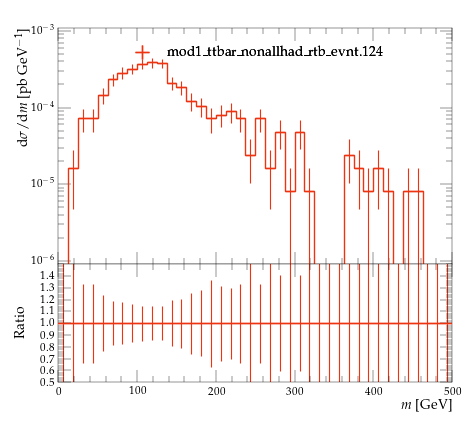

Generate this figure with Python:
#! /usr/bin/env python

# This Python script was auto-generated using YODA v2.0.2.
# Analysis object: /MC_TTBAR/onelep_jetb_1_l_mass
# Timestamp: 07-08-2026 (10:19:45)

import matplotlib as mpl
import matplotlib.pyplot as plt
mpl.use('Agg') # comment out for interactive use
import os
import numpy as np

plotDir = os.path.split(os.path.realpath(__file__))[0]
if 'YODA_USER_PLOT_PATH' in globals():
    plot_outdir = globals()['YODA_USER_PLOT_PATH']
else:
    plot_outdir = plotDir

#plot style
plt.style.use(os.path.join(plotDir, '../default.mplstyle'))
# plot metadata
figW, figH = plt.rcParams['figure.figsize']
ax_xLabel = r'$m$ [GeV]'
ax_yLabel = r'$\mathrm{d}\sigma/\mathrm{d}m$ [pb GeV$^{-1}$]'
ax_title  = r''
ax_xScale = 'linear'
ax_yScale = 'log'
xLims = (0.0, 500.0)
yLims = (9e-07, 0.0011)

# TeX-friendly labels for the legend
labels = {
    'legend' : ([ r"mod1\_ttbar\_nonallhad\_rtb\_evnt.124" ], r""),
}

# Adjust canvas width and height
canvasW = 10.0
canvasH = 9.0
figW *= canvasW/10.
figH *= canvasH/9.

# Create figure and axis objects
fig, (ax, ratio0_ax) = plt.subplots(2, 1, sharex=True,
                  figsize=(figW,figH), gridspec_kw={'height_ratios': (6.0, 3.0)})

# Set figure margins
plt.subplots_adjust(
    left   = 1.0 * plt.rcParams['figure.subplot.left'],
    right  = 1.0 * plt.rcParams['figure.subplot.right'],
    top    = 1.0 * plt.rcParams['figure.subplot.top'],
    bottom = 1.0 * plt.rcParams['figure.subplot.bottom'])

ratio0_ax.yaxis.set_major_locator(mpl.ticker.MultipleLocator(0.1))
ratio0_ax.set_ylim(0.5, 1.4999)
ratio0_ax.set_ylabel('Ratio')

# the numerical data is stored in a separate file
dataf = dict()
prefix = os.path.split(__file__)[0]
if prefix:    prefix = prefix + '/'
exec(open(prefix+'onelep_jetb_1_l_mass__data.py').read(), dataf)


legend_handles = dict() # keep track of handles for the legend

# style options for curves
# starts at zorder>=5 to draw curve on top of legend
styles = {
  'mod1_ttbar_nonallhad_rtb_evnt.124.yoda.gz': {
    'color' : '#EE3311',
    'linestyle' : '-',
    'linewidth' : 1,
    'marker' : 'none',
    'markersize' : 2,
    'capsize' : 0.0,
    'zorder' : 5,
    'histstyle' : 1,
    'drawstyle' : 'steps-pre',
    'xerrorbars' : 1,
    'yerrorbars' : 1,
    'fillcolor' : None,
    'fillopacity' : 1.0,
    'ratio0_linestyle' : '-',
    'ratio0_linewidth' : 1,
    'ratio0_marker' : 'none',
    'ratio0_markersize' : 2,
    'ratio0_capsize' : 0.0,
    'ratio0_zorder' : 5,
    'ratio0_histstyle' : 1,
    'ratio0_drawstyle' : 'steps-pre',
    'ratio0_xerrorbars' : 1,
    'ratio0_yerrorbars' : 1,
  },
}

# curve from input yoda files in main panel
for label, yvals in dataf['yvals'].items():
    if all(np.isnan(v) for v in dataf['yvals'][label]):
        continue
    tmp = None
    if styles[label]['histstyle']: # draw as histogram
        xpos = dataf['xedges'][label] if styles[label]['drawstyle'] else dataf['xpoints'][label]
        ypos = np.insert(yvals, 0, yvals[0]) if styles[label]['drawstyle'] else yvals
        if styles[label]['fillcolor']: # fill area below curve
            ax.fill_between(xpos, ypos, step='pre',
                            color=styles[label]['fillcolor'],
                            alpha=styles[label]['fillopacity'])
        tmp, = ax.plot(xpos, ypos,
                       color=styles[label]['color'],
                       linestyle=styles[label]['linestyle'],
                       linewidth=styles[label]['linewidth'],
                       drawstyle=styles[label]['drawstyle'], solid_joinstyle='miter',
                       zorder=styles[label]['zorder'], label=label)
    tmp = ax.errorbar(dataf['xpoints'][label], yvals,
                      xerr=np.array(dataf['xerrs'][label])*styles[label]['xerrorbars'],
                      yerr=np.array(dataf['yerrs'][label])*styles[label]['yerrorbars'],
                      fmt=styles[label]['marker'], capsize=styles[label]['capsize'],
                      markersize=styles[label]['markersize'],
                      ecolor=styles[label]['color'],
                      color=styles[label]['color'], zorder=styles[label]['zorder'])
    tmp[-1][0].set_linestyle(styles[label]['linestyle'])
    tmp[-1][0].set_linewidth(styles[label]['linewidth'])
    if label in dataf['add_legend_handle']:  legend_handles[label] = tmp
    for varLabel in dataf['variation_yvals'].keys():
        if varLabel.startswith(label):
            tmp, = ax.plot(dataf['xedges'][label], dataf['variation_yvals'][varLabel],
                           color=styles[label]['color'],
                           linestyle=styles[label]['linestyle'],
                           linewidth=styles[label]['linewidth'],
                           drawstyle='steps-pre', solid_joinstyle='miter',
                           zorder=styles[label]['zorder'], alpha=0.5)


# plots on ratio panel
# curve from input yoda files in ratio panel
for label, yvals in dataf['ratio0_yvals'].items():
    if all(np.isnan(v) for v in yvals):
        continue
    if styles[label]['ratio0_histstyle']: # plot as histogram
        xpos = dataf['xedges']['mod1_ttbar_nonallhad_rtb_evnt.124.yoda.gz'] if styles[label]['ratio0_drawstyle'] else dataf['xpoints']['mod1_ttbar_nonallhad_rtb_evnt.124.yoda.gz']
        ypos = np.insert(yvals, 0, yvals[0]) if styles[label]['ratio0_drawstyle'] else yvals
        ratio0_ax.plot(xpos, ypos,
                       color=styles[label]['color'],
                       linewidth=styles[label]['linewidth'],
                       linestyle=styles[label]['ratio0_linestyle'],
                       drawstyle=styles[label]['ratio0_drawstyle'], zorder=styles[label]['zorder'],
                       solid_joinstyle='miter')
    tmp = ratio0_ax.errorbar(dataf['xpoints']['mod1_ttbar_nonallhad_rtb_evnt.124.yoda.gz'], yvals,
                             xerr=np.array(dataf['ref_xerrs'])*styles[label]['ratio0_xerrorbars'],
                             yerr=np.array(dataf['ratio0_yerrs'][label])*styles[label]['ratio0_yerrorbars'],
                             fmt=styles[label]['ratio0_marker'], capsize=styles[label]['ratio0_capsize'],
                             markersize=styles[label]['ratio0_markersize'],
                             ecolor=styles[label]['color'],
                             color=styles[label]['color'])
    tmp[-1][0].set_linestyle(styles[label]['ratio0_linestyle'])
    tmp[-1][0].set_linewidth(styles[label]['ratio0_linewidth'])

    for varlabel in dataf['ratio0_variation_vals'].keys():
        if varlabel.startswith(label):
            ratio0_ax.plot(dataf['xedges']['mod1_ttbar_nonallhad_rtb_evnt.124.yoda.gz'],
                            dataf['ratio0_variation_vals'][varlabel],
                            color=styles[label]['color'],
                            linestyle=styles[label]['linestyle'],
                            linewidth=styles[label]['linewidth'],
                            drawstyle='steps-pre', solid_joinstyle='miter',
                            zorder=1, alpha=0.5)

legend_items = list(legend_handles.values())
ax.add_artist(ax.legend(legend_items,
                        labels['legend'][0],
                        title=labels['legend'][1],
                        alignment='left',
                        loc='upper center',
                        bbox_to_anchor=(0.5, 0.97)))

# set plot metadata as defined above
ratio0_ax.set_xlabel(ax_xLabel)
ratio0_ax.xaxis.set_label_coords(1., -0.15)
ax.set_ylabel(ax_yLabel, ha='right', va='top')
ax.yaxis.set_label_coords(-0.11, 1.0)
ax.set_title(ax_title, loc='left')
ax.set_xscale(ax_xScale)
ax.set_yscale(ax_yScale)
ax.set_xlim(xLims)
ax.set_ylim(yLims)

# tick formatting
plt.rcParams['xtick.top'] = True
plt.rcParams['ytick.right'] = True
ax.yaxis.set_major_locator(mpl.ticker.LogLocator(base=10.0, numticks=np.inf))
ax.yaxis.set_minor_locator(mpl.ticker.LogLocator(
                           base=10.0, subs=np.arange(0.1, 1, 0.1), numticks=np.inf))
fig.align_ylabels((ax, ratio0_ax))
plt.savefig(os.path.join(plot_outdir, 'onelep_jetb_1_l_mass.pdf'), format='PDF')
plt.savefig(os.path.join(plot_outdir, 'onelep_jetb_1_l_mass.png'), format='PNG')

plt.close(fig)
